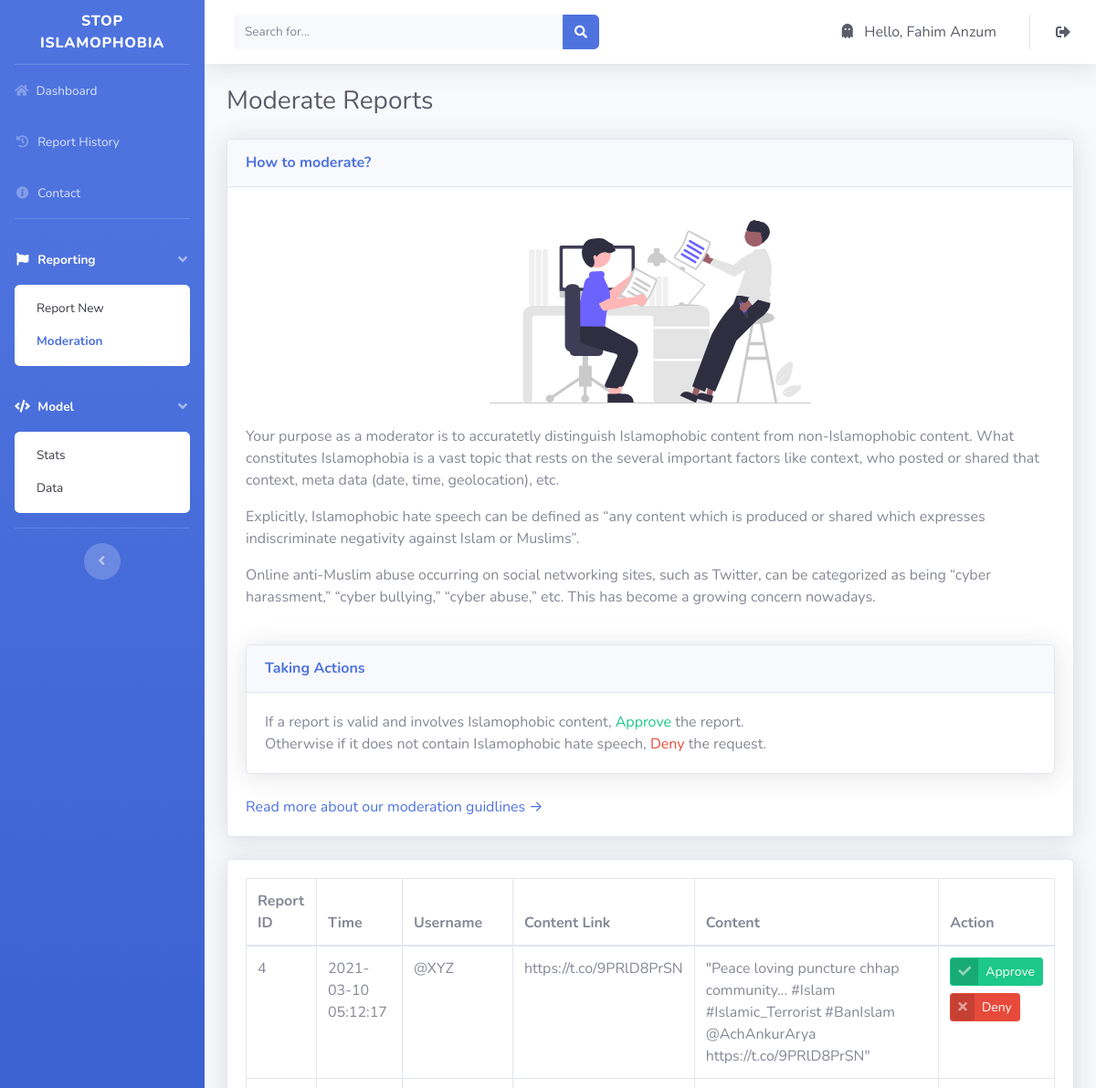
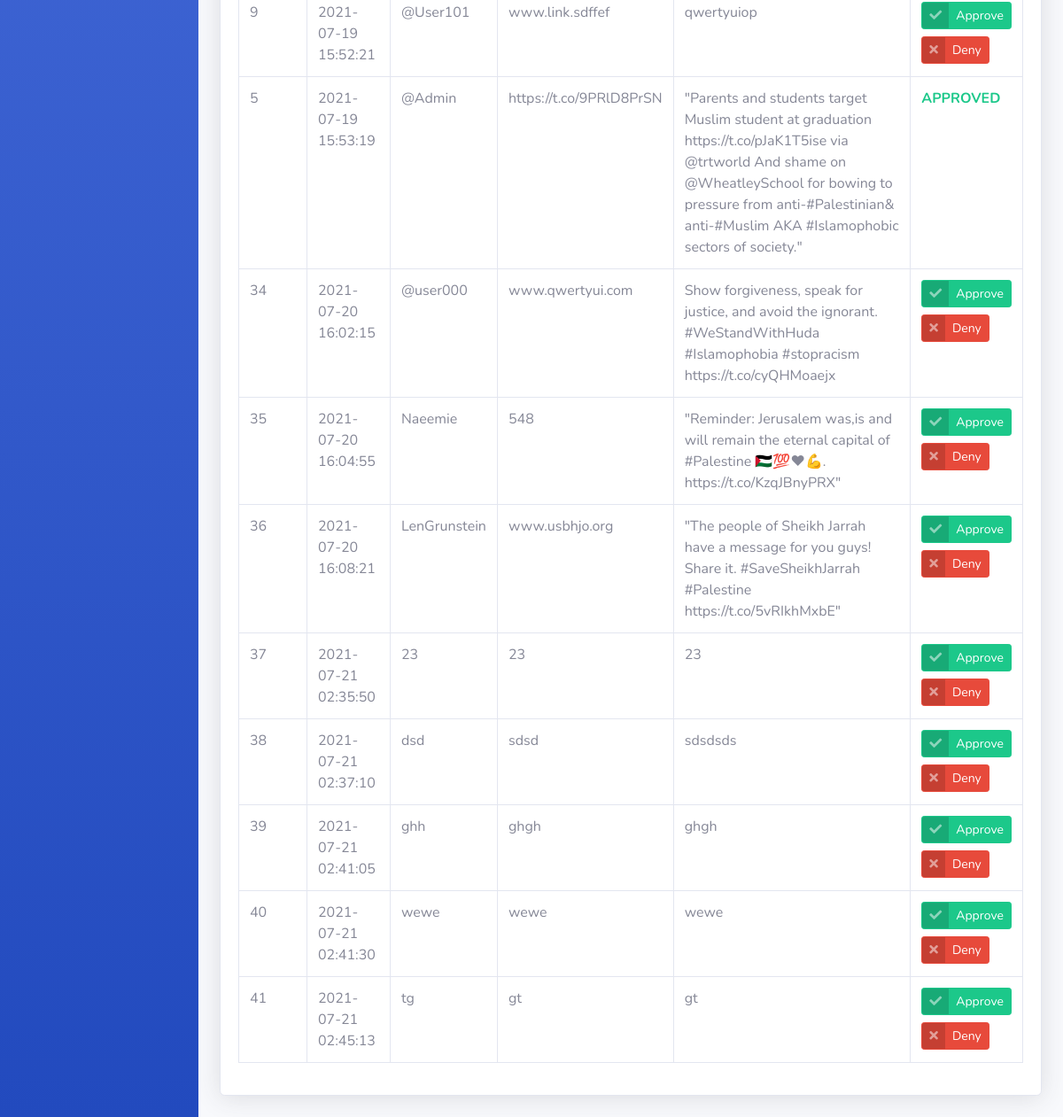
/moderate.php (signed in), run on the app's committed database (2 pictures, top to bottom).
### tables this page shows
CREATE TABLE `users` (
  `user_id` bigint(11) NOT NULL,
  `name` varchar(35) NOT NULL,
  `email` varchar(55) NOT NULL,
  `password` varchar(15) NOT NULL,
  `gender` tinytext DEFAULT NULL,
  `role` tinytext DEFAULT NULL
);

CREATE TABLE `report` (
  `report_id` bigint(20) NOT NULL,
  `time` timestamp NOT NULL DEFAULT current_timestamp() ON UPDATE current_timestamp(),
  `reporter_name` varchar(110) NOT NULL,
  `report_link` varchar(1000) NOT NULL,
  `location` varchar(100) DEFAULT NULL,
  `retweeted` bigint(20) DEFAULT NULL,
  `followers` bigint(20) DEFAULT NULL,
  `following` bigint(20) DEFAULT NULL,
  `total_tweet` bigint(20) DEFAULT NULL,
  `report_post` varchar(1000) NOT NULL,
  `approve` int(11) NOT NULL DEFAULT 0,
  `user_name` varchar(100) NOT NULL
);

### function.php (called while the page is built, shortened)
<?php
function check_login($con)
{
	if(isset($_SESSION['name']))
	{
		$name = $_SESSION['name'];
		$query = "select * from users where name = '$name' limit 1";
		$result = mysqli_query($con,$query);
		if($result && mysqli_num_rows($result) > 0)
		{
			$user_data = mysqli_fetch_assoc($result);
			return $user_data;
		}
	}
	die;
}

### moderate.php (the view, shortened to what this page needs)
<?php
include("dbconnect.php");
include("function.php");
$user_data = check_login($con);
?>
<!DOCTYPE html>
<html lang="en">
<head>
    <link href="vendor/fontawesome-free/css/all.min.css" rel="stylesheet" type="text/css">
    <link href="css/sb-admin-2.min.css" rel="stylesheet">
</head>
<body id="page-top">
    <div id="wrapper">
        <ul class="navbar-nav bg-gradient-primary sidebar sidebar-dark accordion" id="accordionSidebar">
            <a class="sidebar-brand d-flex align-items-center justify-content-center" href="index_admin.php">
                <div class="sidebar-brand-text mx-3">Stop Islamophobia</div>
            </a>
            <hr class="sidebar-divider my-0">
            <li class="nav-item">
                <a class="nav-link" href="index_admin.php">
                    <i class="fa fa-home" aria-hidden="true"></i>
                    <span>Dashboard</span></a>
            </li>
            <li class="nav-item">
                <a class="nav-link" href="report_history.php">
                    <i class="fas fa-fw fa-history"></i>
                    <span>Report History</span></a>
            </li>
            <li class="nav-item">
                <a class="nav-link" href="Contact.php">
                    <i class="fas fa-fw fa-info-circle"></i>
                    <span>Contact</span></a>
            </li>
            <hr class="sidebar-divider d-none d-md-block">
            <li class="nav-item active">
                <a class="nav-link" href="#" data-toggle="collapse" data-target="#collapseOne" aria-expanded="true"
                    aria-controls="collapseOne">
                    <i class="fas fa-fw fa-flag"></i>
                    <span>Reporting</span>
                </a>
                <div id="collapseOne" class="collapse show" aria-labelledby="headingTwo"
                    data-parent="#accordionSidebar">
                    <div class="bg-white py-2 collapse-inner rounded">
                        <a class="collapse-item" href="report.php">Report New</a>
                        <a class="collapse-item active" href="moderate.php">Moderation</a>
                    </div>
                </div>
            </li>
            <li class="nav-item active">
                <a class="nav-link" href="#" data-toggle="collapse" data-target="#collapseTwo" aria-expanded="true"
                    aria-controls="collapseTwo">
                    <i class="fas fa-fw fa-code" aria-hidden="true"></i>
                    <span>Model</span>
                </a>
                <div id="collapseTwo" class="collapse show" aria-labelledby="headingTwo"
                    data-parent="#accordionSidebar">
                    <div class="bg-white py-2 collapse-inner rounded">
                        <a class="collapse-item" href="report.php">Stats</a>
                        <a class="collapse-item" href="cards.html">Data</a>
                    </div>
                </div>
            </li>
            <hr class="sidebar-divider d-none d-md-block">
            <div class="text-center d-none d-md-inline">
                <button class="rounded-circle border-0" id="sidebarToggle"></button>
            </div>
        </ul>
        <div id="content-wrapper" class="d-flex flex-column">
            <div id="content">
                <nav class="navbar navbar-expand navbar-light bg-white topbar mb-4 static-top shadow">
                    <form
                        class="d-none d-sm-inline-block form-inline mr-auto ml-md-3 my-2 my-md-0 mw-100 navbar-search">
                        <div class="input-group">
                            <input type="text" class="form-control bg-light border-0 small" placeholder="Search for..."
                                aria-label="Search" aria-describedby="basic-addon2">
                            <div class="input-group-append">
                                <button class="btn btn-primary" type="button">
                                    <i class="fas fa-search fa-sm"></i>
                                </button>
                            </div>
                        </div>
                    </form>
                    <ul class="navbar-nav ml-auto">
                        <li class="nav-item dropdown no-arrow">
                            <a class="nav-link dropdown-toggle" id="userDropdown" role="button" data-toggle="dropdown"
                                aria-haspopup="true" aria-expanded="false">
                                <span onclick="location.href = 'profile.php';"
                                    class="mr-2 d-none d-lg-inline text-gray-800"> <i class="fas fa-ghost"></i>
                                    &nbsp; Hello,
                                    <?php echo $user_data['name']; ?> </span>
                            </a>
                        </li>
                        <li class="nav-item dropdown no-arrow">
                            <a class="nav-link dropdown-toggle" href="#" id="userDropdown" role="button"
                                data-toggle="dropdown" aria-haspopup="true" aria-expanded="false">
                                <i onclick="location.href = 'login.php';" class="fas fa-sign-out-alt"
                                    style="color:#5a5c69"></i>
                            </a>
                        </li>
                    </ul>
                </nav>
                <div class="container-fluid">
                    <div class="d-sm-flex align-items-center justify-content-between mb-4">
                        <h1 class="h3 mb-0 text-gray-800">Moderate Reports</h1>
                    </div>
                    <div class="card shadow mb-4">
                        <div class="card-header py-3">
                            <h6 class="m-0 font-weight-bold text-primary">How to moderate?</h6>
                        </div>
                        <div class="card-body">
                            <div class="text-center">
                                <img class="img-fluid px-3 px-sm-4 mt-3 mb-4" style="width: 25rem;" src="img/mod.svg"
                                    alt="...">
                            </div>
                            <p>Your purpose as a moderator is to accuratetly distinguish Islamophobic content from
                                non-Islamophobic content.
                                What constitutes Islamophobia is a vast topic that rests on the several important
                                factors like context, who posted or shared that context, meta data (date, time,
                                geolocation), etc.
                            <p>Explicitly, Islamophobic hate speech can be defined as “any content which is produced or
                                shared which expresses indiscriminate negativity against Islam or Muslims”.</p>
                            <p>Online anti-Muslim abuse occurring on social networking sites, such as Twitter, can be
                                categorized as being “cyber harassment,” “cyber bullying,” “cyber abuse,” etc.
                                This has become a growing concern nowadays.</p>
                            </p>
                            <br>
                            <div class="card shadow mb-4">
                                <div class="card-header py-3">
                                    <h6 class="m-0 font-weight-bold text-primary">Taking Actions</h6>
                                </div>
                                <div class="card-body">
                                    If a report is valid and involves Islamophobic content, <a
                                        class="m-0 font-weight text-success">Approve</a> the report. <br>
                                    Otherwise if it does not contain Islamophobic hate speech, <a
                                        class="m-0 font-weight text-danger">Deny</a> the request.
                                </div>
                            </div>
                            <a target="_blank" rel="nofollow" href="https://en.wikipedia.org/wiki/Moderator">Read more
                                about our moderation
                                guidlines &rarr;</a>
                        </div>
                    </div>
                    <div class="card shadow mb-4">
                        <div class="card-body">
                            <div class="table-responsive">
                                <table class="table table-bordered" id="dataTable" width="100%" cellspacing="0">
                                    <thead>
                                        <tr>
                                            <th>Report ID</th>
                                            <th>Time</th>
                                            <th>Username</th>
                                            <th>Content Link</th>
                                            <th>Content</th>
                                            <th>Action</th>
                                        </tr>
                                    </thead>
                                    <tbody>
                                        <?php $con = mysqli_connect("localhost", "root", "", "stop_islamophobia") or die("Connection Error: " . mysqli_error($conn));
                                        $result = mysqli_query($con, "select * from report ORDER BY time");
                                        while ($row = mysqli_fetch_array($result)) {
                                            $report_id = $row["report_id"];
                                            $approval = $row["approve"];
                                        ?>
                                        <tr>
                                            <td><?= $report_id ?></td>
                                            <td><?= $row["time"] ?></td>
                                            <td><?= $row["reporter_name"] ?></td>
                                            <td><?= $row["report_link"] ?></td>
                                            <td><?= $row["report_post"] ?></td>
                                            <td>
                                                <?php
                                                    if ($approval == 1) {
                                                    ?>
                                                <p class="m-0 font-weight-bold text-success">APPROVED</p>
                                                <?php } elseif ($approval == -1) {
                                                    ?>
                                                <p class="m-0 font-weight-bold text-danger">DENIED</p>
                                                <?php
                                                    } else {
                                                    ?>
                                                <a class="btn btn-success btn-icon-split btn-sm"
                                                    href="moderate.php?action=approve&id=<?php echo $report_id ?>">
                                                    <span class="icon text-white-50">
                                                        <i class="fas fa-check"></i>
                                                    </span>
                                                    <span class="text">Approve</span>
                                                </a>
                                                <a class="btn btn-danger btn-icon-split btn-sm"
                                                    href="moderate.php?action=deny&id=<?php echo $report_id ?>">
                                                    <span class="icon text-white-50">
                                                        <i class="fas fa-times"></i>
                                                    </span>
                                                    <span class="text"> Deny </span>
                                                </a>
                                                <?php } ?>
                                            </td>
                                        </tr>
                                        <?php
                                        }
                                        ?>
                                    </tbody>
                                </table>
                            </div>
                        </div>
                    </div>
                </div>
            </div>
        </div>
</body>
</html>

### data on the page
users: name "Fahim Anzum"
report: report_id "4", time "2021-03-10 05:12:17", reporter_name "@XYZ", report_link "https://t.co/9PRlD8PrSN", report_post "\"Peace loving puncture chhap community... #Islam #Islamic_Terrorist #BanIslam @AchAnkurArya https://t.co/9PRlD8PrSN\""
report: report_id "9", time "2021-07-19 15:52:21", reporter_name "@User101", report_link "www.link.sdffef", report_post "qwertyuiop"
report: report_id "5", time "2021-07-19 15:53:19", reporter_name "@Admin", report_link "https://t.co/9PRlD8PrSN", report_post "\"Parents and students target Muslim student at graduation https://t.co/pJaK1T5ise via @trtworld And shame on @WheatleySchool for bowing to pressure from anti-#Palestinian& anti-#Muslim AKA #Islamophobic sectors of society.\"", approve "APPROVED"
report: report_id "34", time "2021-07-20 16:02:15", reporter_name "@user000", report_link "www.qwertyui.com", report_post "Show forgiveness, speak for justice, and avoid the ignorant. #WeStandWithHuda #Islamophobia #stopracism https://t.co/cyQHMoaejx"
report: report_id "35", time "2021-07-20 16:04:55", reporter_name "Naeemie", report_link "548", report_post "\"Reminder: Jerusalem was,is and will remain the eternal capital of #Palestine 🇵🇸💯❤💪. https://t.co/KzqJBnyPRX\""
report: report_id "36", time "2021-07-20 16:08:21", reporter_name "LenGrunstein", report_link "www.usbhjo.org", report_post "\"The people of Sheikh Jarrah have a message for you guys! Share it. #SaveSheikhJarrah #Palestine https://t.co/5vRIkhMxbE\""
report: report_id "37", time "2021-07-21 02:35:50", reporter_name "23", report_link "23", report_post "23"
report: report_id "38", time "2021-07-21 02:37:10", reporter_name "dsd", report_link "sdsd", report_post "sdsdsds"
report: report_id "39", time "2021-07-21 02:41:05", reporter_name "ghh", report_link "ghgh", report_post "ghgh"
report: report_id "40", time "2021-07-21 02:41:30", reporter_name "wewe", report_link "wewe", report_post "wewe"
report: report_id "41", time "2021-07-21 02:45:13", reporter_name "tg", report_link "gt", report_post "gt"
